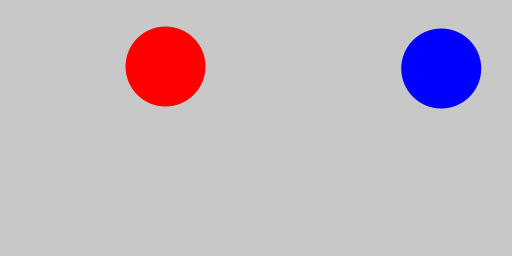
Frame 1 (no input)
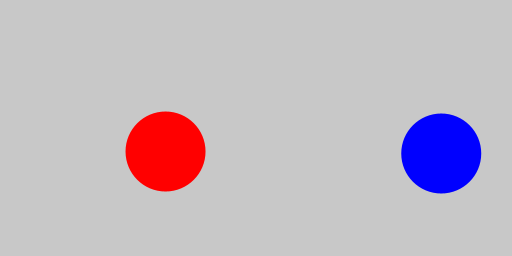
Frame 60 (the mouse pressed at the canvas centre just before this capture)
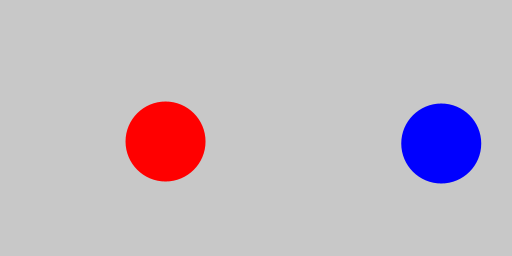
Frame 120 (the mouse held since frame 60 and released just before this capture)

The Processing sketch that drew these frames (run headless with seeded random() and noise(); from frame 60 on, the mouse is pressed at the canvas centre):

// Processing sketch: Ball_and_HyperBall
// ── Ball_and_HyperBall.pde
Ball ball;
HyperBall hyper;

void setup() {
  size(512, 256);
  reset();
}

void draw() {
  background(200);
  ball.run();
  hyper.run();
}

void reset() {
  ball = new Ball();
  hyper = new HyperBall();
}

void keyPressed() {
  if (key == 'r' || key == 'R') {
    reset();
  }
}

// ── Ball.pde
class Ball {
  //Attributi
  float x, y, r, sy;

  //Costruttore
  Ball() {
    this.x = random(r, width/2);
    this.y = random(0, height - r);
    this.r = 40;
    this.sy = 5;
  }

  //Metodi
  void display() {
    noStroke();
    fill(255, 0, 0);
    ellipseMode(RADIUS);
    ellipse(x, y, r, r);
  }

  void move() {
    y += sy;
  }

  void bounce() {
    if (y >= height || y <= 0) {
      sy = -sy;
    }
  }

  void run() {
    display();
    move();
    bounce();
  }
}

// ── HyperBall.pde
class HyperBall extends Ball {

  //Attributi
  color colore;

  //Costruttore
  HyperBall() {
    this.x = random(width/2, width - r);
    this.y = random(0, height - r);
    this.r = 40;
    colore = color(0, 0, 255);
  }

  //Metodi
  void pointer() {
    if (dist(x, y, mouseX, mouseY) <= r) {
      colore = color(random(255), random(255), random(255));
    }
  }
  
  void display() {
    noStroke();
    fill(colore);
    ellipseMode(RADIUS);
    ellipse(x, y, r, r);
  }

  void run() {
    display();
    move();
    bounce();
    pointer();
  }
}
